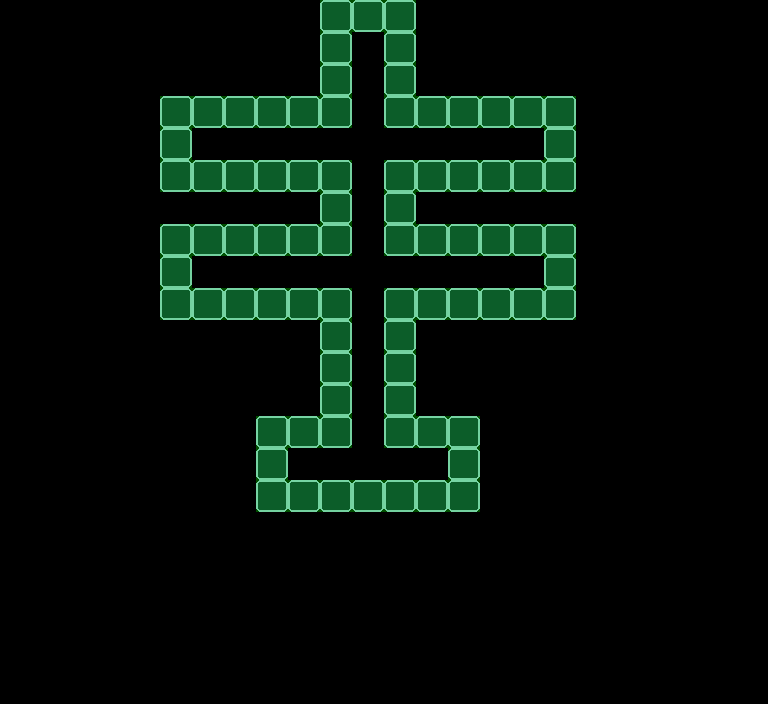

The image is a tile-based game level rendered from a .tmx file. Its description and complete source (layers, tilesets, objects, tile grids) follow:
An orthogonal 24x22 tile map with 32x32 px tiles, 2 tile layers (Parede, Colisor), 2 tilesets.

<map version="1.2" tiledversion="1.2.2" orientation="orthogonal" renderorder="right-down" width="24" height="22" tilewidth="32" tileheight="32" infinite="0" nextlayerid="5" nextobjectid="1">
 <tileset firstgid="1" name="Tileset PNG.fw" tilewidth="32" tileheight="32" tilecount="144" columns="12">
  <image source="../../Images/Tileset/Tileset PNG.fw.png" width="384" height="384" />
 </tileset>
 <tileset firstgid="145" source="../ColisorImage.tsx" />
 <layer id="3" name="Parede" width="24" height="22">
  <data encoding="csv">
0,0,0,0,0,0,0,0,0,0,65,65,65,0,0,0,0,0,0,0,0,0,0,0,
0,0,0,0,0,0,0,0,0,0,65,0,65,0,0,0,0,0,0,0,0,0,0,0,
0,0,0,0,0,0,0,0,0,0,65,0,65,0,0,0,0,0,0,0,0,0,0,0,
0,0,0,0,0,65,65,65,65,65,65,0,65,65,65,65,65,65,0,0,0,0,0,0,
0,0,0,0,0,65,0,0,0,0,0,0,0,0,0,0,0,65,0,0,0,0,0,0,
0,0,0,0,0,65,65,65,65,65,65,0,65,65,65,65,65,65,0,0,0,0,0,0,
0,0,0,0,0,0,0,0,0,0,65,0,65,0,0,0,0,0,0,0,0,0,0,0,
0,0,0,0,0,65,65,65,65,65,65,0,65,65,65,65,65,65,0,0,0,0,0,0,
0,0,0,0,0,65,0,0,0,0,0,0,0,0,0,0,0,65,0,0,0,0,0,0,
0,0,0,0,0,65,65,65,65,65,65,0,65,65,65,65,65,65,0,0,0,0,0,0,
0,0,0,0,0,0,0,0,0,0,65,0,65,0,0,0,0,0,0,0,0,0,0,0,
0,0,0,0,0,0,0,0,0,0,65,0,65,0,0,0,0,0,0,0,0,0,0,0,
0,0,0,0,0,0,0,0,0,0,65,0,65,0,0,0,0,0,0,0,0,0,0,0,
0,0,0,0,0,0,0,0,65,65,65,0,65,65,65,0,0,0,0,0,0,0,0,0,
0,0,0,0,0,0,0,0,65,0,0,0,0,0,65,0,0,0,0,0,0,0,0,0,
0,0,0,0,0,0,0,0,65,65,65,65,65,65,65,0,0,0,0,0,0,0,0,0,
0,0,0,0,0,0,0,0,0,0,0,0,0,0,0,0,0,0,0,0,0,0,0,0,
0,0,0,0,0,0,0,0,0,0,0,0,0,0,0,0,0,0,0,0,0,0,0,0,
0,0,0,0,0,0,0,0,0,0,0,0,0,0,0,0,0,0,0,0,0,0,0,0,
0,0,0,0,0,0,0,0,0,0,0,0,0,0,0,0,0,0,0,0,0,0,0,0,
0,0,0,0,0,0,0,0,0,0,0,0,0,0,0,0,0,0,0,0,0,0,0,0,
0,0,0,0,0,0,0,0,0,0,0,0,0,0,0,0,0,0,0,0,0,0,0,0
</data>
 </layer>
 <layer id="4" name="Colisor" width="24" height="22" opacity="0.31">
  <data encoding="csv">
0,0,0,0,0,0,0,0,0,0,145,145,145,0,0,0,0,0,0,0,0,0,0,0,
0,0,0,0,0,0,0,0,0,0,145,0,145,0,0,0,0,0,0,0,0,0,0,0,
0,0,0,0,0,0,0,0,0,0,145,0,145,0,0,0,0,0,0,0,0,0,0,0,
0,0,0,0,0,145,145,145,145,145,145,0,145,145,145,145,145,145,0,0,0,0,0,0,
0,0,0,0,0,145,0,0,0,0,0,0,0,0,0,0,0,145,0,0,0,0,0,0,
0,0,0,0,0,145,145,145,145,145,145,0,145,145,145,145,145,145,0,0,0,0,0,0,
0,0,0,0,0,0,0,0,0,0,145,0,145,0,0,0,0,0,0,0,0,0,0,0,
0,0,0,0,0,145,145,145,145,145,145,0,145,145,145,145,145,145,0,0,0,0,0,0,
0,0,0,0,0,145,0,0,0,0,0,0,0,0,0,0,0,145,0,0,0,0,0,0,
0,0,0,0,0,145,145,145,145,145,145,0,145,145,145,145,145,145,0,0,0,0,0,0,
0,0,0,0,0,0,0,0,0,0,145,0,145,0,0,0,0,0,0,0,0,0,0,0,
0,0,0,0,0,0,0,0,0,0,145,0,145,0,0,0,0,0,0,0,0,0,0,0,
0,0,0,0,0,0,0,0,0,0,145,0,145,0,0,0,0,0,0,0,0,0,0,0,
0,0,0,0,0,0,0,0,145,145,145,0,145,145,145,0,0,0,0,0,0,0,0,0,
0,0,0,0,0,0,0,0,145,0,0,0,0,0,145,0,0,0,0,0,0,0,0,0,
0,0,0,0,0,0,0,0,145,145,145,145,145,145,145,0,0,0,0,0,0,0,0,0,
0,0,0,0,0,0,0,0,0,0,0,0,0,0,0,0,0,0,0,0,0,0,0,0,
0,0,0,0,0,0,0,0,0,0,0,0,0,0,0,0,0,0,0,0,0,0,0,0,
0,0,0,0,0,0,0,0,0,0,0,0,0,0,0,0,0,0,0,0,0,0,0,0,
0,0,0,0,0,0,0,0,0,0,0,0,0,0,0,0,0,0,0,0,0,0,0,0,
0,0,0,0,0,0,0,0,0,0,0,0,0,0,0,0,0,0,0,0,0,0,0,0,
0,0,0,0,0,0,0,0,0,0,0,0,0,0,0,0,0,0,0,0,0,0,0,0
</data>
 </layer>
</map>
